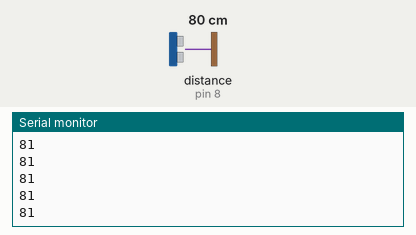
Recording of a sketch running on a simulated Arduino Mega 2560, built with avr-gcc and run on an emulated ATmega2560. On the bench: the last lines printed to the serial monitor. Inputs (shaded band) come from the test bench; at power-on: distance to the obstacle (sensor on pin 8) 80 cm. The echo pulse lasts 58.3 µs per cm; no radio packets arrive unless stated.

Above: at 1.2 s.
1.3 s: distance to the obstacle (sensor on pin 8) set to 2 cm
At 2.1 s:
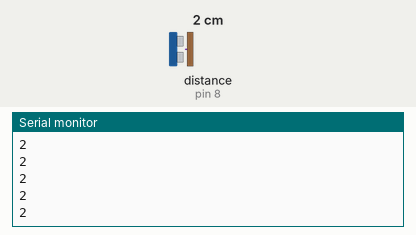
2.8 s: distance to the obstacle (sensor on pin 8) set to 4 cm
At 3.5 s:
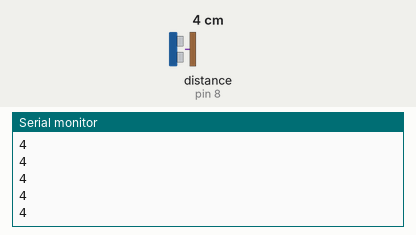
Timing chart, 0 to 5.8 s (numbered marks = the images above; inputs shaded):
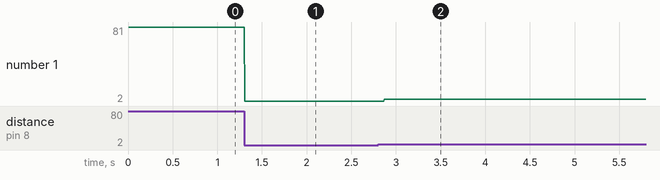

Measured:
- after the input at 1.3 s, the serial monitor: prints a new line at once (image 1)
- after the input at 2.8 s, the serial monitor: prints a new line after 0.07 s (image 2)
- plotted number 1: 81 → 2 after the input at 1.3 s, 2 → 4 after the input at 2.8 s

The sketch:

nrf_transmitter.ino
```cpp
#include <RF24.h>
#include <RF24Network.h>
#include <SPI.h>
#include<NewPing.h>
#define trig 9
#define echo 8
#define max_distance 400
NewPing sensor(trig,echo,max_distance);
RF24 radio(40, 53);               // nRF24L01 (CE,CSN)
RF24Network network(radio);      // Include the radio in the network
const uint16_t this_node = 00;   // Address of this node in Octal format ( 04,031, etc)
const uint16_t node01 = 01;
void setup() {
  Serial.begin(9600);
  SPI.begin();
  radio.begin();
  network.begin(90, this_node);  //(channel, node address)
}
void loop() {
  network.update();
  unsigned long Value = sensor.ping_cm();//map(potValue, 0, 1023, 0, 180); // Convert the value to 0-180
  RF24NetworkHeader header(node01);     // (Address where the data is going)
  bool ok = network.write(header, &Value, sizeof(Value)); // Send the data
  Serial.println(Value);
}
```
